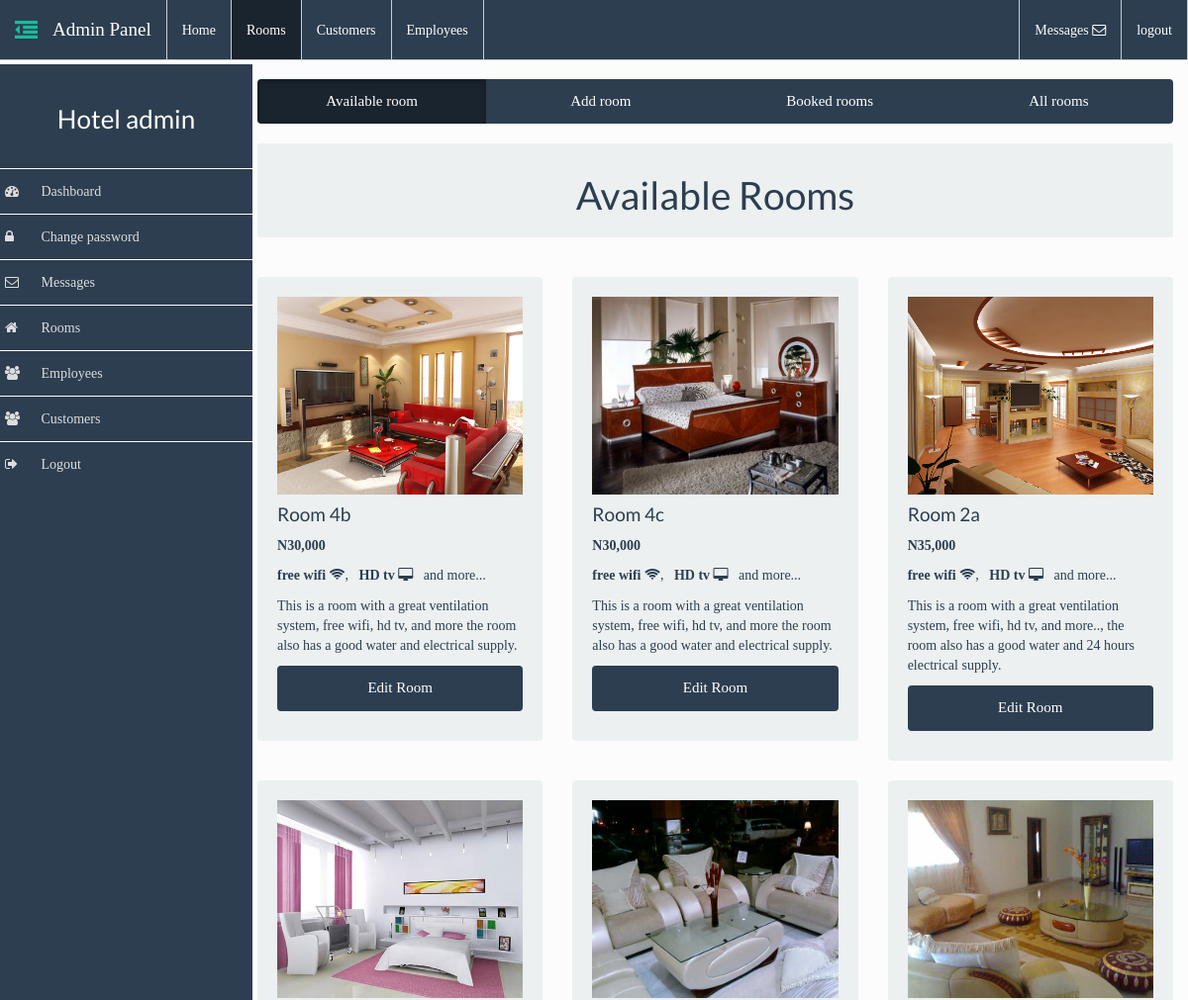
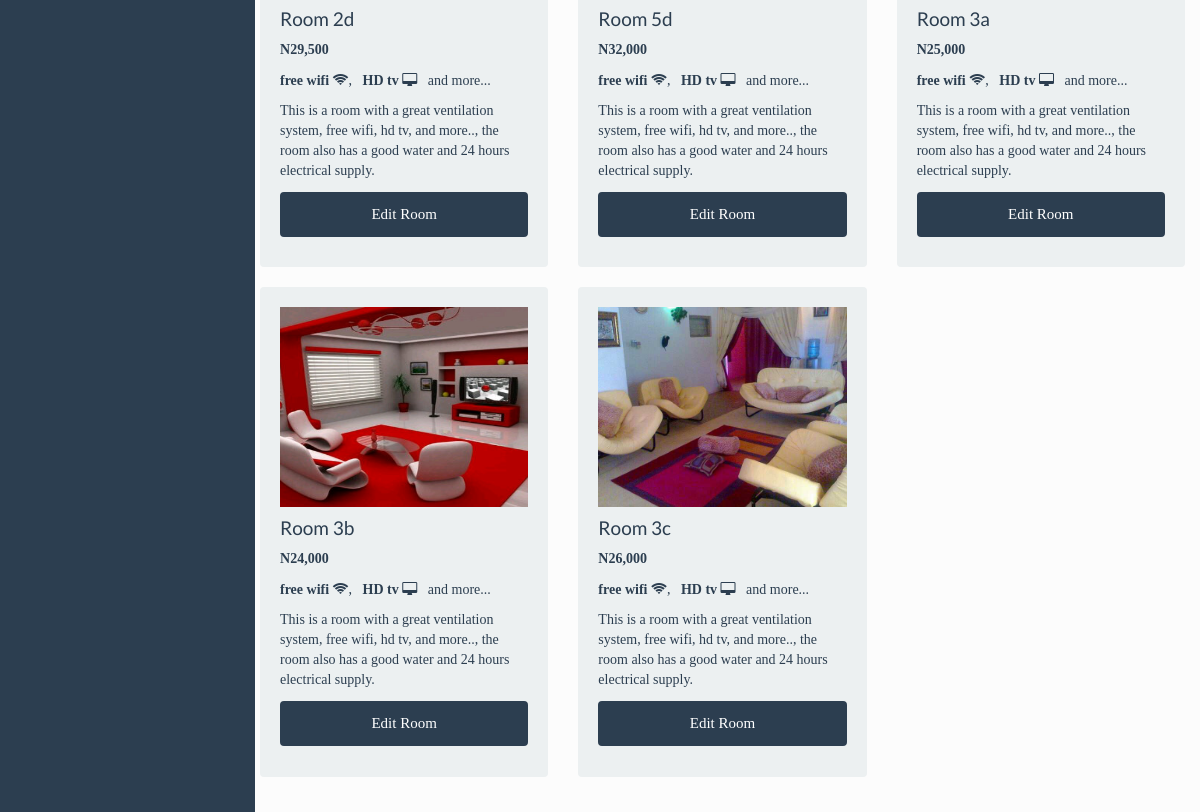
Page /admin/admin.php?action=rooms (signed in) on the committed database (2 pictures, top to bottom).
### tables this page shows
CREATE TABLE `rooms` (
  `room_id` int(11) NOT NULL,
  `room_image` varchar(100) NOT NULL,
  `room_name` varchar(50) NOT NULL,
  `room_price` varchar(20) NOT NULL,
  `room_description` varchar(200) NOT NULL,
  `booked` int(11) NOT NULL DEFAULT '0'
);

### admin/includes/rooms.php (the view)
<div class="row">
	<div class="col-md-12">
		<div class="btn-group btn-group-justified">
			<a href="admin.php?action=rooms" class="btn btn-primary active">Available room</a>
		  <a href="admin.php?action=add_room" class="btn btn-primary">Add room</a>
		  <a href="admin.php?action=view_booked_rooms" class="btn btn-primary">Booked rooms</a>
		  <a href="admin.php?action=view_all_rooms" class="btn btn-primary">All rooms</a>
		</div>
	</div>
</div>
<br>
<div class="row">
	<div class="col-md-12">
		<header class="text-center">
			<div class="well well-sm">
				<h1>Available Rooms</h1>
			</div>
		</header>
	</div>
</div>
<br>
<div class="row">
<?php
$q = "SELECT * FROM `rooms` WHERE booked='0'";
$rq = mysqli_query($dbc, $q);
while ($row = mysqli_fetch_array($rq)) {
    $room_id = $row['room_id'];
    $room_image = $row['room_image'];
    $room_name = $row['room_name'];
    $room_price = $row['room_price'];
    $room_description = $row['room_description'];
?>
  <div class="col-md-4">
    <div class="well">
      <img class="img-responsive" src="./img/<?php echo $room_image; ?>" alt=" hotel room image" style="max-width: 100%;height: 200px; width:100%;">
      <div>
        <h4 class="room-title"><?php echo ucfirst($room_name); ?></h4>
        <p class="room-price"><strong><span class="naira">N</span><?php echo $room_price; ?></strong></p>
        <p>
          <strong>free wifi</strong>
          <span class="fa fa-wifi"></span>, &nbsp;
          <strong>HD tv</strong>
          <span class="fa fa-desktop"></span> &nbsp; and more...
        </p>
        <p><?php echo $room_description; ?></p>
        <div class="row">
          <div class="col-xs-12">
            <p class="text-right"><a href="admin.php?action=edit_room&id=<?php echo $room_id;?>" class="btn btn-primary btn-block">Edit Room</a></p>
          </div>
        </div>
      </div>
    </div>
  </div>
<?php } ?>
</div>

### assets/css/sidebar.css (style rules this page uses)
* { box-sizing: border-box; -webkit-box-sizing: border-box; -moz-box-sizing: border-box; }
body { padding-top: 55px; }

### assets/css/styles.css (style rules this page uses)
* { -webkit-box-sizing: border-box; box-sizing: border-box; }
body { font-family: ubuntu; font-size: 140%; -webkit-box-sizing: border-box; box-sizing: border-box; background-color: #fcfcfc; padding-top: 65px; }
img { max-width: 100%; }

### rows in the picture
rooms: room_image (picture), room_name "Room 4b", room_price "30,000", room_description "This is a room with a great ventilation system, free wifi, hd tv, and more the room also has a good water and electrical supply."
rooms: room_image (picture), room_name "Room 4c", room_price "30,000", room_description "This is a room with a great ventilation system, free wifi, hd tv, and more the room also has a good water and electrical supply."
rooms: room_image (picture), room_name "Room 2a", room_price "35,000", room_description "This is a room with a great ventilation system, free wifi, hd tv, and more.., the room also has a good water and 24 hours electrical supply."
rooms: room_image (picture), room_name "Room 2d", room_price "29,500", room_description "This is a room with a great ventilation system, free wifi, hd tv, and more.., the room also has a good water and 24 hours electrical supply."
rooms: room_image (picture), room_name "Room 5d", room_price "32,000", room_description "This is a room with a great ventilation system, free wifi, hd tv, and more.., the room also has a good water and 24 hours electrical supply."
rooms: room_image (picture), room_name "Room 3a", room_price "25,000", room_description "This is a room with a great ventilation system, free wifi, hd tv, and more.., the room also has a good water and 24 hours electrical supply."
rooms: room_image (picture), room_name "Room 3b", room_price "24,000", room_description "This is a room with a great ventilation system, free wifi, hd tv, and more.., the room also has a good water and 24 hours electrical supply."
rooms: room_image (picture), room_name "Room 3c", room_price "26,000", room_description "This is a room with a great ventilation system, free wifi, hd tv, and more.., the room also has a good water and 24 hours electrical supply."

### other values in the picture
$_SESSION['admin'] "admin"
